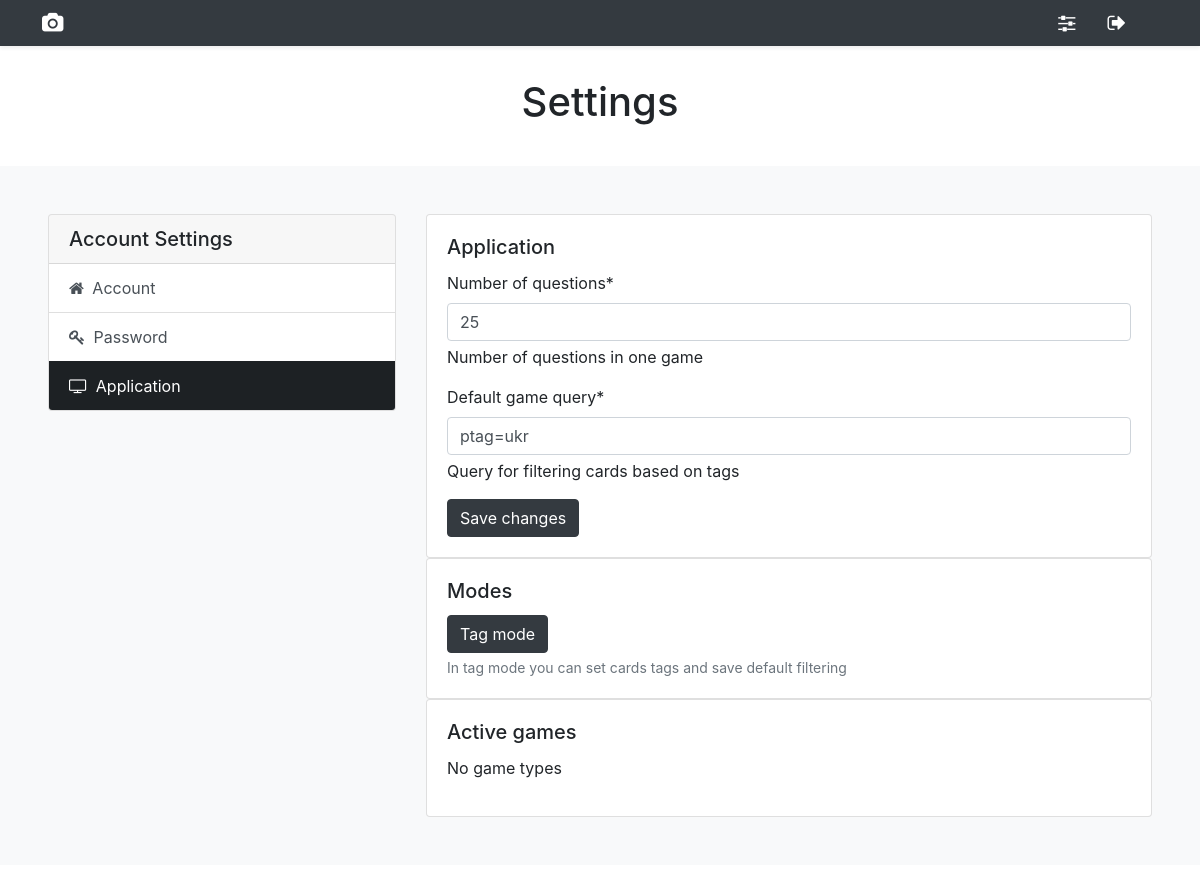
Page /user_settings/ (signed in) on the earlier database version.
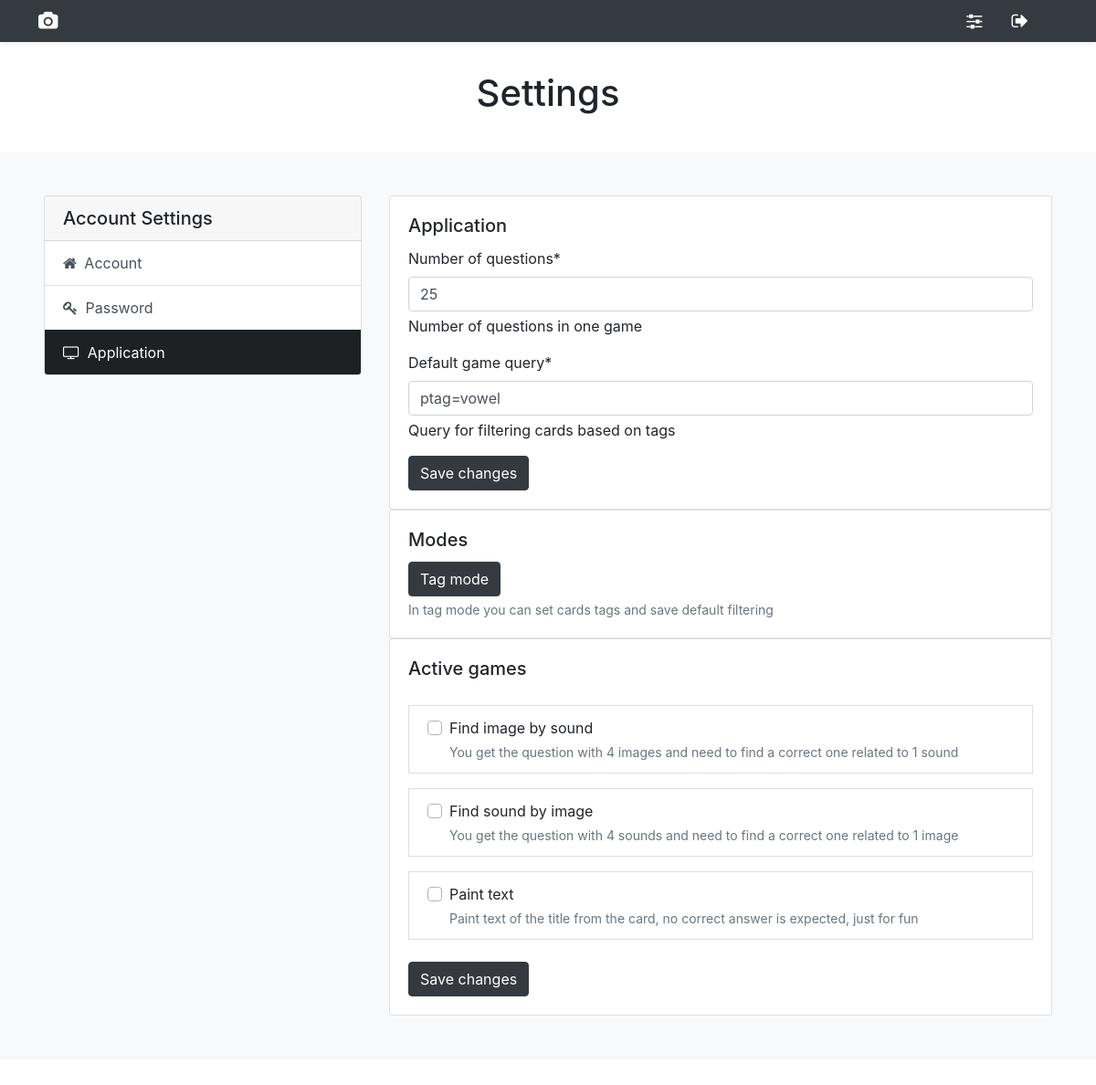
Same page on the later database version.
### user_settings/models.py (models this page shows, shortened)
class UserSetting(Model):
    user = models.OneToOneField(User, on_delete=models.CASCADE)
    number_of_questions = models.PositiveIntegerField(default=10)
    default_game_query = models.CharField(max_length=100, default="")
    games = models.ManyToManyField(GameType, related_name='games')

### cards_games/models.py (models this page shows, shortened)
class GameType(models.Model):
    title = models.CharField(max_length=50, unique=True)
    template_name = models.CharField(max_length=100, blank=True, null=True)
    description = models.CharField(max_length=100, blank=True, null=True)
    image = ResizedImageField(
        size=[1400, 1000],
        crop=["middle", "center"],
        default="default_image.jpg",
        upload_to="image",
    )

### user_settings/views.py (the view)
# urls.py: path('user_settings/', include('user_settings.urls')),
def user_settings(request):
    settings = UserSetting.objects.get(user=request.user)
    initial_data = {
        'number_of_questions': settings.number_of_questions,
        'default_game_query': settings.default_game_query
    }
    app_form = ApplicationSettingForm(initial=initial_data)
    form_change_password = CustomPasswordChangeForm(user=request.user)
    form_user_edit = UserEditForm(instance=request.user)
    games = GameType.objects.all()
    for game in games:
        game.is_active = settings.games.filter(id=game.id).exists()
    context = {"app_form": app_form, "form_change_password": form_change_password, "form_user_edit": form_user_edit, "games": games}
    return render(request, "user_settings/user_settings.html", context)

### user_settings/forms.py (shortened to what this page needs)
class ApplicationSettingForm(ModelForm):
    class Meta:
        model = UserSetting
        fields = [
            'number_of_questions',
            'default_game_query',
            ]
        help_texts = {
            'number_of_questions': 'Number of questions in one game',
            'default_game_query': 'Query for filtering cards based on tags',
        }

class CustomPasswordChangeForm(PasswordChangeForm):
    def __init__(self, user, *args, **kwargs):
        self.user = user
        super().__init__(user, *args, **kwargs)

### user_settings/templates/user_settings/user_settings.html (shortened to what this page needs)
{% extends "base.html" %}
{% load crispy_forms_tags %}
{% block content %}
<main>
    <section class="py-3 text-center container">
        <div class="row py-lg-3">
            <div class="col-lg-6 col-md-8 mx-auto">
                <h1 class="fw-light">Settings</h1>
            </div>
        </div>
    </section>
<div class="bg-light p-5">
    <div class="container p-0">
        <div class="row">
            <div class="col-md-5 col-xl-4">
                <div class="card">
                    <div class="card-header">
                        <h5 class="card-title mb-0">Account Settings</h5>
                    </div>
                    <div class="list-group list-group-flush" role="tablist">
                        <a class="list-group-item list-group-item-action" data-toggle="list" href="#account" role="tab">
                          <i class="fa fa-home text-center mr-1"></i>
                            Account
                        </a>
                        <a class="list-group-item list-group-item-action" data-toggle="list" href="#password" role="tab">
                          <i class="fa fa-key text-center mr-1"></i>
                          Password
                        </a>
                        <a class="list-group-item list-group-item-action active" data-toggle="list" href="#application" role="tab">
                          <i class="fa fa-tv text-center mr-1"></i>
							Application
                        </a>
                    </div>
                </div>
            </div>
            <div class="col-md-7 col-xl-8">
                <div class="tab-content">
                    <div class="tab-pane fade show active" id="application" role="tabpanel">
                        <div class="card">
                            <div class="card-body">
                                <h5 class="card-title">Application</h5>
                                <form id="app_form" onsubmit="saveSettings(event)" method="post">
                                    {{ app_form|crispy}}
                                    <button type="submit" class="btn btn-dark confetti-button">Save changes</button>
                                </form>
                            </div>
                        </div>
                        <div class="card">
                            <div class="card-body">
                                <h5 class="card-title">Modes</h5>
                                <a href="{% url 'home_with_tags' %}">
                                    <button type="button" class="btn btn-dark">Tag mode</button>
                                </a>
                                <small id="hint_btn_edit_mode" class="form-text text-muted">
                                    In tag mode you can set cards tags and save default filtering</small>
                            </div>
                        </div>
                        <div class="card">
                            <div class="card-body">
                                <h5 class="card-title">Active games</h5>
                                {% if games|length > 0 %}
                                    <ul class="list-group list-group-xl mx-auto">
                                        {% for game in games %}
                                        <div class="pt-3">
                                            <li class="list-group-item rounded-0">
                                                <div class="custom-control custom-checkbox">
                                                    <label class="cursor-pointer d-block custom-control-label" for="game_{{game.id}}">
                                                        {{game.title}}</label>
                                                    <small class="form-text text-muted">{{game.description}}</small>
                                                </div>
                                            </li>
                                        </div>
                                        {% endfor %}
                                    </ul>
                                    <br>
                                    <button type="submit" class="btn btn-dark confetti-button" onclick="gameSelectionSave(event)">Save changes</button>
                                {% else %}
                                <p>No game types</p>
                                {% endif %}
                            </div>
                        </div>
                    </div>
                </div>
            </div>
        </div>
    </div>
    </div>
</main>
{% endblock content %}

### cards_gallery/templates/base.html (shortened to what this page needs)
{% load static %}
<!doctype html>
<html lang="en">
<head>
    <link rel="stylesheet" href="https://cdn.jsdelivr.net/npm/bootstrap@4.6.2/dist/css/bootstrap.min.css">
    <link rel="stylesheet" href="https://stackpath.bootstrapcdn.com/font-awesome/4.7.0/css/font-awesome.min.css" >
    <link rel="stylesheet" href="{% static 'css/custom.css' %}">
</head>
<body>
{% block navbar %}
<header>
    <div class="navbar navbar-dark bg-dark shadow-sm">
        <div class="container">
            {% if user.is_authenticated %}
                <a href="{% url 'home' %}?{{user.usersetting.default_game_query}}" class="navbar-brand d-flex mr-auto">
                    <i class="fa fa-camera mr-3" aria-hidden="true"></i>
                </a>
                <a href="{% url 'user_settings' %}" class="navbar-brand d-flex">
                    <i class="fa fa-sliders mr-3" aria-hidden="true"></i>
                </a>
                <a href="{% url 'logout' %}" class="navbar-brand d-flex">
                    <i class="fa fa-sign-out mr-3" aria-hidden="true"></i>
                </a>
            {% endif %}
        </div>
    </div>
</header>
{% endblock navbar %}
{% block content %}
{% endblock content %}
<footer class="text-muted py-5">
</footer>
</body>
</html>

### cards_gallery/static/css/custom.css (style rules this page uses)
.container,.container-fluid,.container-lg,.container-md,.container-sm,.container-xl,.container-xxl { width:100%; padding-right:var(--bs-gutter-x,.75rem); padding-left:var(--bs-gutter-x,.75rem); margin-right:auto; margin-left:auto }
@media (min-width:576px) { .container,.container-sm { max-width:540px } }
@media (min-width:768px) { .container,.container-md,.container-sm { max-width:720px } }
@media (min-width:992px) { .container,.container-lg,.container-md,.container-sm { max-width:960px } }
@media (min-width:1200px) { .container,.container-lg,.container-md,.container-sm,.container-xl { max-width:1140px } }
:root { --control-bg-color: #1d2124; }
.list-group-item.active { background-color: var(--control-bg-color); border-color: var(--control-bg-color); }

Differences in the rows shown:
changed UserSetting: default_game_query "ptag=ukr" → "ptag=vowel"
added GameType: title "Find image by sound", description "You get the question with 4 images and need to find a correct one related to 1 sound"
added GameType: title "Find sound by image", description "You get the question with 4 sounds and need to find a correct one related to 1 image"
added GameType: title "Paint text", description "Paint text of the title from the card, no correct answer is expected, just for fun"
Other differences:
text no longer shown: "No game types"
text now shown: "Save changes"
